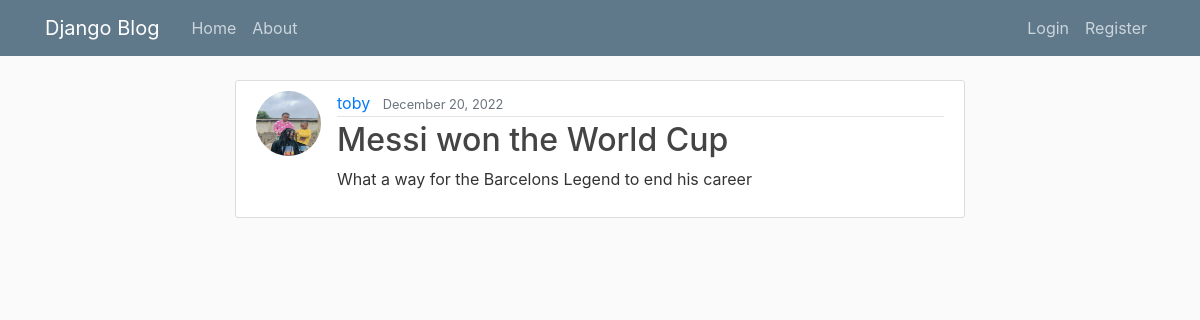
Page /messi-won-the-world-cup on the committed database.
### blog/models.py (models this page shows, shortened)
class Post(models.Model):
    title = models.CharField(max_length=100)
    content = models.TextField()
    author = models.ForeignKey(User, on_delete=models.CASCADE)
    slug = models.SlugField()
    image = models.ImageField(default="picture.jpeg", upload_to="post_pictures")
    date_posted = models.DateTimeField(default=timezone.now)

### blog/views.py (the view)
# urls.py: path("<slug:slug>", Detail.as_view(), name="detail")
class Detail(DetailView):
    model = Post
    template_name="blog/detail.html"

### blog/templates/blog/detail.html
{% extends "blog/base.html" %}
{% block content %}
        <article class="media content-section">
          <img class="rounded-circle article-img" src="{{ post.image.url }}">
          <div class="media-body">
            <div class="article-metadata">
              <a class="mr-2" href="#">{{ post.author }}</a>
              <small class="text-muted">{{ post.date_posted|date:"F d, Y" }}</small>
            </div>
            <h2><a class="article-title" href="">{{ post.title }}</a></h2>
            <p class="article-content">{{ post.content }}</p>
          </div>
        </article>
{% endblock content %}

### blog/static/blog/main.css (style rules this page uses)
body { background: #fafafa; color: #333333; margin-top: 5rem; }
h1, h2, h3, h4, h5, h6 { color: #444444; }
.content-section { background: #ffffff; padding: 10px 20px; border: 1px solid #dddddd; border-radius: 3px; margin-bottom: 20px; }
.article-title { color: #444444; }
.article-content { white-space: pre-line; }
.article-img { height: 65px; width: 65px; margin-right: 16px; }
.article-metadata { padding-bottom: 1px; margin-bottom: 4px; border-bottom: 1px solid #e3e3e3 }

### rows in the picture
Post: image (picture), author "toby", date_posted "December 20, 2022", title "Messi won the World Cup", content "What a way for the Barcelons Legend to end his career"
